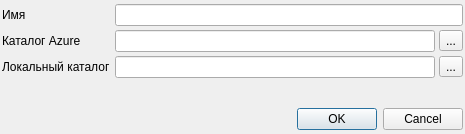
<?xml version="1.0" encoding="UTF-8"?>
<ui version="4.0">
 <class>NewWorkspaceDialog</class>
 <widget class="QDialog" name="NewWorkspaceDialog">
  <property name="geometry">
   <rect>
    <x>0</x>
    <y>0</y>
    <width>465</width>
    <height>134</height>
   </rect>
  </property>
  <property name="windowTitle">
   <string>Dialog</string>
  </property>
  <layout class="QVBoxLayout" name="verticalLayout">
   <property name="spacing">
    <number>4</number>
   </property>
   <property name="leftMargin">
    <number>2</number>
   </property>
   <property name="topMargin">
    <number>4</number>
   </property>
   <property name="rightMargin">
    <number>2</number>
   </property>
   <property name="bottomMargin">
    <number>4</number>
   </property>
   <item>
    <layout class="QGridLayout" name="gridLayout">
     <item row="0" column="0">
      <widget class="QLabel" name="nameLabel">
       <property name="text">
        <string>Имя</string>
       </property>
      </widget>
     </item>
     <item row="1" column="0">
      <widget class="QLabel" name="azureFolderLabel">
       <property name="text">
        <string>Каталог Azure</string>
       </property>
      </widget>
     </item>
     <item row="1" column="1">
      <widget class="QLineEdit" name="azureFolderEdit"/>
     </item>
     <item row="1" column="2">
      <widget class="QToolButton" name="azureFolderButton">
       <property name="text">
        <string>...</string>
       </property>
      </widget>
     </item>
     <item row="2" column="0">
      <widget class="QLabel" name="localFolderLabel">
       <property name="text">
        <string>Локальный каталог</string>
       </property>
      </widget>
     </item>
     <item row="2" column="1">
      <widget class="QLineEdit" name="localFolderEdit"/>
     </item>
     <item row="2" column="2">
      <widget class="QToolButton" name="localFolderButton">
       <property name="text">
        <string>...</string>
       </property>
      </widget>
     </item>
     <item row="0" column="1" colspan="2">
      <widget class="QLineEdit" name="nameEdit"/>
     </item>
    </layout>
   </item>
   <item>
    <spacer name="verticalSpacer">
     <property name="orientation">
      <enum>Qt::Vertical</enum>
     </property>
     <property name="sizeHint" stdset="0">
      <size>
       <width>20</width>
       <height>11</height>
      </size>
     </property>
    </spacer>
   </item>
   <item>
    <widget class="QDialogButtonBox" name="buttonBox">
     <property name="orientation">
      <enum>Qt::Horizontal</enum>
     </property>
     <property name="standardButtons">
      <set>QDialogButtonBox::Cancel|QDialogButtonBox::Ok</set>
     </property>
    </widget>
   </item>
  </layout>
 </widget>
 <tabstops>
  <tabstop>nameEdit</tabstop>
  <tabstop>azureFolderButton</tabstop>
  <tabstop>localFolderButton</tabstop>
  <tabstop>azureFolderEdit</tabstop>
  <tabstop>localFolderEdit</tabstop>
 </tabstops>
 <resources/>
 <connections>
  <connection>
   <sender>buttonBox</sender>
   <signal>accepted()</signal>
   <receiver>NewWorkspaceDialog</receiver>
   <slot>accept()</slot>
   <hints>
    <hint type="sourcelabel">
     <x>248</x>
     <y>254</y>
    </hint>
    <hint type="destinationlabel">
     <x>157</x>
     <y>274</y>
    </hint>
   </hints>
  </connection>
  <connection>
   <sender>buttonBox</sender>
   <signal>rejected()</signal>
   <receiver>NewWorkspaceDialog</receiver>
   <slot>reject()</slot>
   <hints>
    <hint type="sourcelabel">
     <x>316</x>
     <y>260</y>
    </hint>
    <hint type="destinationlabel">
     <x>286</x>
     <y>274</y>
    </hint>
   </hints>
  </connection>
 </connections>
</ui>
